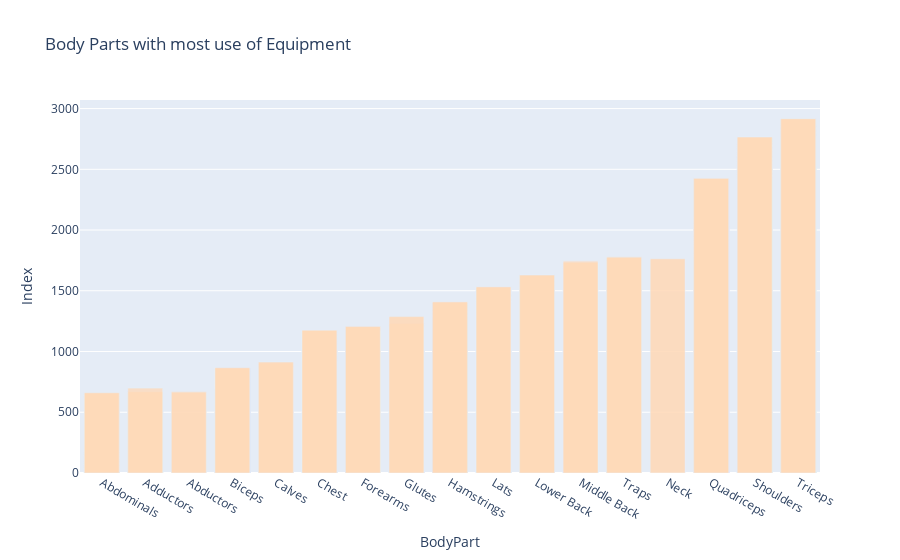

Here is the notebook cell this chart was saved with:
### Markdown cell above
For our next analysis we are going to take a look into the use of equipment to efficiently train certain body parts.

### Code cell
#Graph that shows which body part requires equipment
equipment =df[df.Equipment != 'Body Only']
fig = px.bar(equipment, x='BodyPart', y='Index', color_discrete_sequence =['peachpuff']*len(equipment), barmode='overlay', title='Body Parts with most use of Equipment')
fig.show()

### Figure 1 — Plotly figure (JSON) as saved in the notebook; plotly's stock layout.template omitted (floating-point values rounded to 4 significant figures; data arrays with more than 128 entries replaced by an {"elided": "..."} marker saying what was removed)
{"data": [{"alignmentgroup": "True", "hovertemplate": "BodyPart=%{x}<br>Index=%{y}<extra></extra>", "legendgroup": "", "marker": {"color": "peachpuff", "opacity": 0.5, "pattern": {"shape": ""}}, "name": "", "offsetgroup": "", "orientation": "v", "showlegend": false, "textposition": "auto", "type": "bar", "x": {"elided": "1840 str values"}, "xaxis": "x", "y": {"elided": "1840 int values"}, "yaxis": "y"}], "layout": {"autosize": true, "barmode": "overlay", "legend": {"tracegroupgap": 0}, "title": {"text": "Body Parts with most use of Equipment"}, "xaxis": {"anchor": "y", "autorange": true, "domain": [0, 1], "range": [-0.5, 16.5], "title": {"text": "BodyPart"}, "type": "category"}, "yaxis": {"anchor": "x", "autorange": true, "domain": [0, 1], "range": [0, 3071.0], "title": {"text": "Index"}, "type": "linear"}}}
